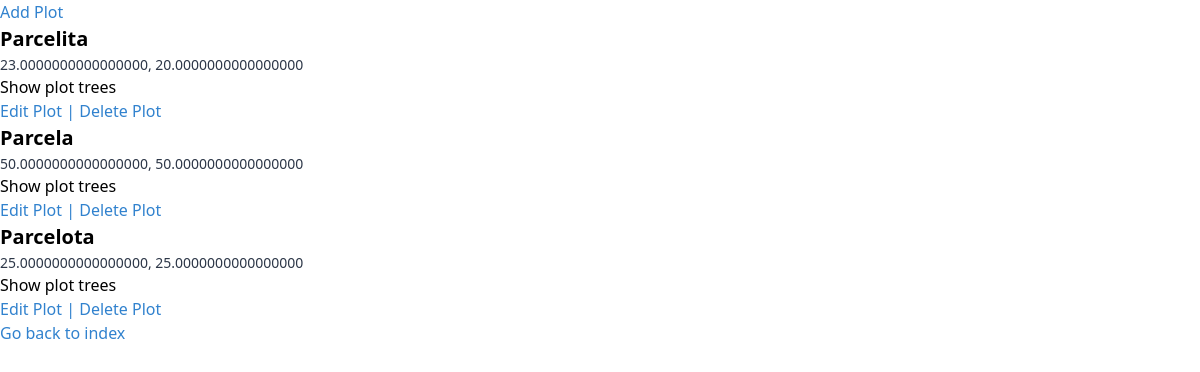
Page /fincas/property_plots/1/1 on the committed database.
### fincas/models.py (models this page shows, shortened)
class Plot(models.Model):
    property = models.ForeignKey(Property, on_delete=models.CASCADE)
    name = models.CharField(max_length=50)
    latitude = models.DecimalField(max_digits=22, decimal_places=16)
    longitude = models.DecimalField(max_digits=22, decimal_places=16)

### fincas/views.py (the view)
# urls.py: path('property_plots/<int:user_id>/<int:property_id>', views.property_plots, name='property_plots'),
def property_plots(request, user_id, property_id):
    template = 'fincas/property_plots.html'
    context = {
        'user': get_object_or_404(User, id=user_id),
        'plots': Plot.objects.filter(property=property_id),
        'property': get_object_or_404(Property, id=property_id),
    }
    return render(request, template, context)

### fincas/templates/fincas/property_plots.html
{% extends 'fincas/base.html' %}
{% block content %}
{% if user.is_admin == True %}
    <div>
        <a href="{% url 'fincas:create_plot' user.id property.id %}" class="text-blue-600">Add Plot</a>
    </div>
{% endif %}
{% if plots %}
    {% for plot in plots %}
        <h3 class="text-black text-xl"><strong>{{ plot.name }}</strong></h3>
        <p class="text-gray-800 text-sm">{{ plot.latitude }}, {{ plot.longitude }}</p>
        <a href="{% url 'fincas:plot_trees' user.id property.id plot.id %}">Show plot trees</a>
        {% if user.is_admin == True %}
            <div>
                <a href="{% url 'fincas:edit_plot' user.id plot.id %}" class="text-blue-600">Edit Plot | </a>
                <a href="{% url 'fincas:delete_plot' user.id plot.id %}" class="text-blue-600">Delete Plot</a>
            </div>
        {% endif %}
    {% endfor %}
{% else %}
    <p>Nothing to show.</p>
{% endif %}
<a href="{% url 'fincas:index' user.id %}" class="text-blue-600">Go back to index</a>
{% endblock %}

### rows in the picture
Plot: name "Parcelita", latitude "23.0000000000000000", longitude "20.0000000000000000"
Plot: name "Parcela", latitude "50.0000000000000000", longitude "50.0000000000000000"
Plot: name "Parcelota", latitude "25.0000000000000000", longitude "25.0000000000000000"
